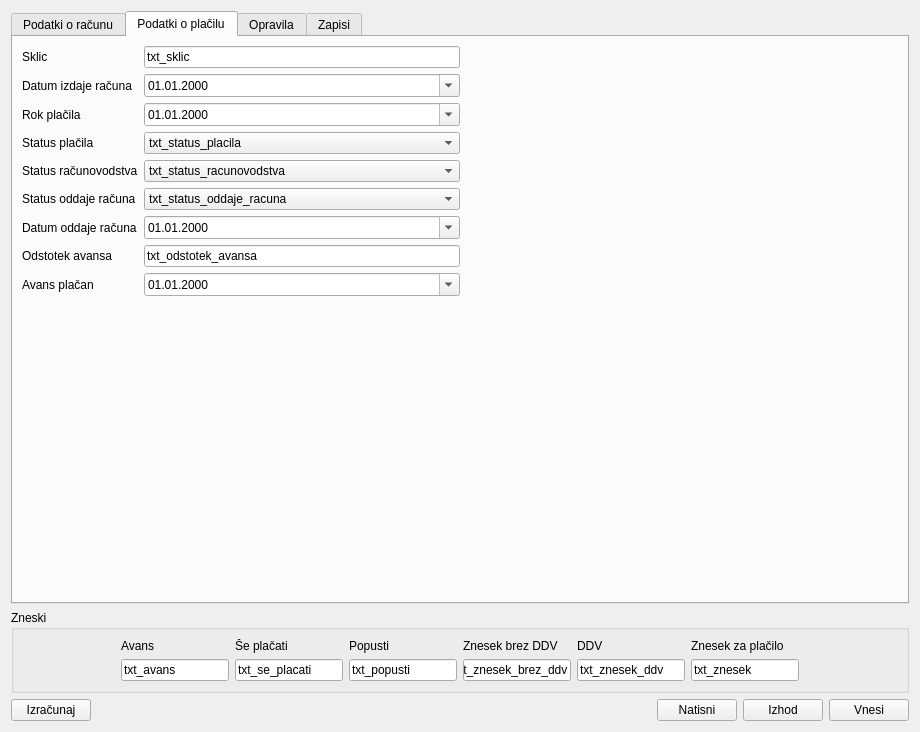
<?xml version="1.0" encoding="UTF-8"?>
<ui version="4.0">
 <class>racun</class>
 <widget class="QDialog" name="racun">
  <property name="windowModality">
   <enum>Qt::ApplicationModal</enum>
  </property>
  <property name="geometry">
   <rect>
    <x>0</x>
    <y>0</y>
    <width>920</width>
    <height>732</height>
   </rect>
  </property>
  <property name="windowTitle">
   <string>BenRačun: Urejanje izdanega računa</string>
  </property>
  <layout class="QVBoxLayout" name="verticalLayout_7">
   <item>
    <widget class="QTabWidget" name="tab_racuni">
     <property name="currentIndex">
      <number>1</number>
     </property>
     <widget class="QWidget" name="tab_podatki">
      <attribute name="title">
       <string>Podatki o računu</string>
      </attribute>
      <layout class="QHBoxLayout" name="horizontalLayout_3">
       <item>
        <layout class="QFormLayout" name="formLayout_2">
         <property name="fieldGrowthPolicy">
          <enum>QFormLayout::AllNonFixedFieldsGrow</enum>
         </property>
         <item row="0" column="0">
          <widget class="QLabel" name="label">
           <property name="text">
            <string>ID</string>
           </property>
          </widget>
         </item>
         <item row="0" column="1">
          <widget class="QLineEdit" name="txt_id">
           <property name="enabled">
            <bool>false</bool>
           </property>
           <property name="text">
            <string>txt_id</string>
           </property>
          </widget>
         </item>
         <item row="1" column="0">
          <widget class="QLabel" name="label_9">
           <property name="text">
            <string>Tip računa</string>
           </property>
          </widget>
         </item>
         <item row="1" column="1">
          <layout class="QHBoxLayout" name="horizontalLayout_8">
           <item>
            <spacer name="horizontalSpacer_8">
             <property name="orientation">
              <enum>Qt::Horizontal</enum>
             </property>
             <property name="sizeHint" stdset="0">
              <size>
               <width>40</width>
               <height>20</height>
              </size>
             </property>
            </spacer>
           </item>
           <item>
            <widget class="QRadioButton" name="rb_predracun">
             <property name="text">
              <string>Predračun</string>
             </property>
            </widget>
           </item>
           <item>
            <spacer name="horizontalSpacer_11">
             <property name="orientation">
              <enum>Qt::Horizontal</enum>
             </property>
             <property name="sizeHint" stdset="0">
              <size>
               <width>40</width>
               <height>20</height>
              </size>
             </property>
            </spacer>
           </item>
           <item>
            <widget class="QRadioButton" name="rb_predplacilo">
             <property name="text">
              <string>Predplačilo</string>
             </property>
            </widget>
           </item>
           <item>
            <spacer name="horizontalSpacer_9">
             <property name="orientation">
              <enum>Qt::Horizontal</enum>
             </property>
             <property name="sizeHint" stdset="0">
              <size>
               <width>40</width>
               <height>20</height>
              </size>
             </property>
            </spacer>
           </item>
           <item>
            <widget class="QRadioButton" name="rb_racun">
             <property name="text">
              <string>Račun</string>
             </property>
            </widget>
           </item>
           <item>
            <spacer name="horizontalSpacer_5">
             <property name="orientation">
              <enum>Qt::Horizontal</enum>
             </property>
             <property name="sizeHint" stdset="0">
              <size>
               <width>40</width>
               <height>20</height>
              </size>
             </property>
            </spacer>
           </item>
          </layout>
         </item>
         <item row="2" column="0">
          <widget class="QLabel" name="label_2">
           <property name="text">
            <string>Št. računa</string>
           </property>
          </widget>
         </item>
         <item row="2" column="1">
          <widget class="QLineEdit" name="txt_stevilka_racuna">
           <property name="text">
            <string>txt_stevilka_racuna</string>
           </property>
          </widget>
         </item>
         <item row="4" column="0">
          <widget class="QLabel" name="label_10">
           <property name="text">
            <string>Status predračuna</string>
           </property>
          </widget>
         </item>
         <item row="4" column="1">
          <widget class="QComboBox" name="txt_status_predracuna">
           <item>
            <property name="text">
             <string>txt_status_predracuna</string>
            </property>
           </item>
          </widget>
         </item>
         <item row="5" column="0">
          <widget class="QLabel" name="label_3">
           <property name="text">
            <string>Stranka</string>
           </property>
          </widget>
         </item>
         <item row="5" column="1">
          <layout class="QHBoxLayout" name="horizontalLayout_4">
           <item>
            <widget class="QLineEdit" name="txt_stranka_id">
             <property name="maximumSize">
              <size>
               <width>100</width>
               <height>16777215</height>
              </size>
             </property>
             <property name="text">
              <string>txt_stranka_id</string>
             </property>
            </widget>
           </item>
           <item>
            <widget class="QComboBox" name="txt_stranka">
             <property name="minimumSize">
              <size>
               <width>250</width>
               <height>0</height>
              </size>
             </property>
             <item>
              <property name="text">
               <string>txt_stranka</string>
              </property>
             </item>
            </widget>
           </item>
          </layout>
         </item>
         <item row="6" column="0">
          <widget class="QLabel" name="label_8">
           <property name="text">
            <string>Projekt</string>
           </property>
          </widget>
         </item>
         <item row="6" column="1">
          <layout class="QHBoxLayout" name="horizontalLayout_7">
           <item>
            <widget class="QLineEdit" name="txt_projekt_id">
             <property name="maximumSize">
              <size>
               <width>100</width>
               <height>16777215</height>
              </size>
             </property>
             <property name="text">
              <string>txt_projekt_id</string>
             </property>
            </widget>
           </item>
           <item>
            <widget class="QComboBox" name="txt_projekt">
             <property name="minimumSize">
              <size>
               <width>250</width>
               <height>0</height>
              </size>
             </property>
             <item>
              <property name="text">
               <string>txt_projekt</string>
              </property>
             </item>
            </widget>
           </item>
          </layout>
         </item>
         <item row="7" column="0">
          <widget class="QLabel" name="label_4">
           <property name="text">
            <string>Datum pričetka</string>
           </property>
          </widget>
         </item>
         <item row="7" column="1">
          <widget class="QDateEdit" name="txt_pricetek">
           <property name="displayFormat">
            <string>dd.MM.yyyy</string>
           </property>
           <property name="calendarPopup">
            <bool>true</bool>
           </property>
          </widget>
         </item>
         <item row="8" column="0">
          <widget class="QLabel" name="label_5">
           <property name="text">
            <string>Datum zaključka</string>
           </property>
          </widget>
         </item>
         <item row="8" column="1">
          <widget class="QDateEdit" name="txt_konec">
           <property name="displayFormat">
            <string>dd.MM.yyyy</string>
           </property>
           <property name="calendarPopup">
            <bool>true</bool>
           </property>
          </widget>
         </item>
         <item row="9" column="1">
          <spacer name="verticalSpacer_2">
           <property name="orientation">
            <enum>Qt::Vertical</enum>
           </property>
           <property name="sizeHint" stdset="0">
            <size>
             <width>20</width>
             <height>40</height>
            </size>
           </property>
          </spacer>
         </item>
         <item row="3" column="0">
          <widget class="QLabel" name="label_21">
           <property name="text">
            <string>Stara številka računa</string>
           </property>
          </widget>
         </item>
         <item row="3" column="1">
          <layout class="QHBoxLayout" name="horizontalLayout_9">
           <item>
            <widget class="QCheckBox" name="cb_stara_stevilka_racuna">
             <property name="text">
              <string/>
             </property>
            </widget>
           </item>
           <item>
            <widget class="QLineEdit" name="txt_stara_stevilka_racuna">
             <property name="text">
              <string>txt_stara_stevilka_racuna</string>
             </property>
            </widget>
           </item>
          </layout>
         </item>
        </layout>
       </item>
       <item>
        <spacer name="horizontalSpacer_2">
         <property name="orientation">
          <enum>Qt::Horizontal</enum>
         </property>
         <property name="sizeHint" stdset="0">
          <size>
           <width>131</width>
           <height>20</height>
          </size>
         </property>
        </spacer>
       </item>
      </layout>
     </widget>
     <widget class="QWidget" name="tab_placilo">
      <attribute name="title">
       <string>Podatki o plačilu</string>
      </attribute>
      <layout class="QHBoxLayout" name="horizontalLayout_5">
       <item>
        <layout class="QFormLayout" name="formLayout_3">
         <property name="fieldGrowthPolicy">
          <enum>QFormLayout::AllNonFixedFieldsGrow</enum>
         </property>
         <item row="0" column="0">
          <widget class="QLabel" name="label_22">
           <property name="text">
            <string>Sklic</string>
           </property>
          </widget>
         </item>
         <item row="0" column="1">
          <widget class="QLineEdit" name="txt_sklic">
           <property name="text">
            <string>txt_sklic</string>
           </property>
          </widget>
         </item>
         <item row="1" column="0">
          <widget class="QLabel" name="label_11">
           <property name="text">
            <string>Datum izdaje računa</string>
           </property>
          </widget>
         </item>
         <item row="1" column="1">
          <widget class="QDateEdit" name="txt_datum_izdaje_racuna">
           <property name="displayFormat">
            <string>dd.MM.yyyy</string>
           </property>
           <property name="calendarPopup">
            <bool>true</bool>
           </property>
          </widget>
         </item>
         <item row="2" column="0">
          <widget class="QLabel" name="label_12">
           <property name="text">
            <string>Rok plačila</string>
           </property>
          </widget>
         </item>
         <item row="2" column="1">
          <widget class="QDateEdit" name="txt_rok_placila">
           <property name="displayFormat">
            <string>dd.MM.yyyy</string>
           </property>
           <property name="calendarPopup">
            <bool>true</bool>
           </property>
          </widget>
         </item>
         <item row="3" column="0">
          <widget class="QLabel" name="label_6">
           <property name="text">
            <string>Status plačila</string>
           </property>
          </widget>
         </item>
         <item row="3" column="1">
          <widget class="QComboBox" name="txt_status_placila">
           <property name="minimumSize">
            <size>
             <width>250</width>
             <height>0</height>
            </size>
           </property>
           <item>
            <property name="text">
             <string>txt_status_placila</string>
            </property>
           </item>
          </widget>
         </item>
         <item row="4" column="0">
          <widget class="QLabel" name="label_7">
           <property name="text">
            <string>Status računovodstva</string>
           </property>
          </widget>
         </item>
         <item row="4" column="1">
          <widget class="QComboBox" name="txt_status_racunovodstva">
           <property name="minimumSize">
            <size>
             <width>250</width>
             <height>0</height>
            </size>
           </property>
           <item>
            <property name="text">
             <string>txt_status_racunovodstva</string>
            </property>
           </item>
          </widget>
         </item>
         <item row="6" column="0">
          <widget class="QLabel" name="label_13">
           <property name="text">
            <string>Status oddaje računa</string>
           </property>
          </widget>
         </item>
         <item row="6" column="1">
          <widget class="QComboBox" name="txt_status_oddaje_racuna">
           <item>
            <property name="text">
             <string>txt_status_oddaje_racuna</string>
            </property>
           </item>
          </widget>
         </item>
         <item row="8" column="0">
          <widget class="QLabel" name="label_20">
           <property name="text">
            <string>Odstotek avansa</string>
           </property>
          </widget>
         </item>
         <item row="8" column="1">
          <widget class="QLineEdit" name="txt_odstotek_avansa">
           <property name="text">
            <string>txt_odstotek_avansa</string>
           </property>
          </widget>
         </item>
         <item row="9" column="0">
          <widget class="QLabel" name="label_23">
           <property name="text">
            <string>Avans plačan</string>
           </property>
          </widget>
         </item>
         <item row="9" column="1">
          <widget class="QDateEdit" name="txt_datum_placila_avansa">
           <property name="displayFormat">
            <string>dd.MM.yyyy</string>
           </property>
           <property name="calendarPopup">
            <bool>true</bool>
           </property>
          </widget>
         </item>
         <item row="10" column="0">
          <spacer name="verticalSpacer_3">
           <property name="orientation">
            <enum>Qt::Vertical</enum>
           </property>
           <property name="sizeHint" stdset="0">
            <size>
             <width>20</width>
             <height>40</height>
            </size>
           </property>
          </spacer>
         </item>
         <item row="7" column="0">
          <widget class="QLabel" name="label_19">
           <property name="text">
            <string>Datum oddaje računa</string>
           </property>
          </widget>
         </item>
         <item row="7" column="1">
          <widget class="QDateEdit" name="txt_datum_oddaje_racuna">
           <property name="displayFormat">
            <string>dd.MM.yyyy</string>
           </property>
           <property name="calendarPopup">
            <bool>true</bool>
           </property>
          </widget>
         </item>
        </layout>
       </item>
       <item>
        <spacer name="horizontalSpacer_10">
         <property name="orientation">
          <enum>Qt::Horizontal</enum>
         </property>
         <property name="sizeHint" stdset="0">
          <size>
           <width>294</width>
           <height>20</height>
          </size>
         </property>
        </spacer>
       </item>
      </layout>
     </widget>
     <widget class="QWidget" name="tab_opravila">
      <attribute name="title">
       <string>Opravila</string>
      </attribute>
      <layout class="QVBoxLayout" name="verticalLayout">
       <item>
        <widget class="QGroupBox" name="groupBox_3">
         <property name="minimumSize">
          <size>
           <width>600</width>
           <height>0</height>
          </size>
         </property>
         <property name="title">
          <string>Opravila</string>
         </property>
         <layout class="QGridLayout" name="gridLayout_5">
          <item row="0" column="0">
           <layout class="QHBoxLayout" name="horizontalLayout_2">
            <item>
             <spacer name="horizontalSpacer_6">
              <property name="orientation">
               <enum>Qt::Horizontal</enum>
              </property>
              <property name="sizeHint" stdset="0">
               <size>
                <width>40</width>
                <height>20</height>
               </size>
              </property>
             </spacer>
            </item>
            <item>
             <widget class="QPushButton" name="btn_opravilo">
              <property name="text">
               <string>Novo opravilo</string>
              </property>
             </widget>
            </item>
            <item>
             <widget class="QPushButton" name="btn_brisi_opravilo">
              <property name="text">
               <string>Izbriši opravilo</string>
              </property>
             </widget>
            </item>
            <item>
             <spacer name="horizontalSpacer_7">
              <property name="orientation">
               <enum>Qt::Horizontal</enum>
              </property>
              <property name="sizeHint" stdset="0">
               <size>
                <width>40</width>
                <height>20</height>
               </size>
              </property>
             </spacer>
            </item>
           </layout>
          </item>
          <item row="1" column="0">
           <widget class="QTableWidget" name="tbl_opravila">
            <property name="editTriggers">
             <set>QAbstractItemView::NoEditTriggers</set>
            </property>
            <property name="selectionMode">
             <enum>QAbstractItemView::SingleSelection</enum>
            </property>
            <property name="selectionBehavior">
             <enum>QAbstractItemView::SelectRows</enum>
            </property>
            <column>
             <property name="text">
              <string>tbl_opravila</string>
             </property>
            </column>
           </widget>
          </item>
         </layout>
        </widget>
       </item>
      </layout>
     </widget>
     <widget class="QWidget" name="tab_zapisi">
      <attribute name="title">
       <string>Zapisi</string>
      </attribute>
      <layout class="QHBoxLayout" name="horizontalLayout_17">
       <item>
        <widget class="QTableWidget" name="tbl_zapisi_2">
         <property name="minimumSize">
          <size>
           <width>350</width>
           <height>0</height>
          </size>
         </property>
         <property name="editTriggers">
          <set>QAbstractItemView::NoEditTriggers</set>
         </property>
         <property name="selectionMode">
          <enum>QAbstractItemView::SingleSelection</enum>
         </property>
         <property name="selectionBehavior">
          <enum>QAbstractItemView::SelectRows</enum>
         </property>
         <column>
          <property name="text">
           <string>tbl_zapisi</string>
          </property>
         </column>
        </widget>
       </item>
       <item>
        <layout class="QVBoxLayout" name="verticalLayout_6">
         <item>
          <widget class="QLineEdit" name="txt_id_zapisa_2">
           <property name="text">
            <string>txt_id_zapisa</string>
           </property>
          </widget>
         </item>
         <item>
          <widget class="QLabel" name="label_68">
           <property name="text">
            <string>Datum in ura zapisa</string>
           </property>
          </widget>
         </item>
         <item>
          <widget class="QDateTimeEdit" name="txt_datum_zapisa_2">
           <property name="displayFormat">
            <string>dd.MM.yyyy HH:mm</string>
           </property>
          </widget>
         </item>
         <item>
          <widget class="QLabel" name="label_69">
           <property name="text">
            <string>Naslov</string>
           </property>
          </widget>
         </item>
         <item>
          <widget class="QLineEdit" name="txt_naslov_zapisa_2">
           <property name="minimumSize">
            <size>
             <width>359</width>
             <height>0</height>
            </size>
           </property>
           <property name="text">
            <string>txt_naslov_zapisa</string>
           </property>
          </widget>
         </item>
         <item>
          <widget class="QLabel" name="label_70">
           <property name="text">
            <string>Opis</string>
           </property>
          </widget>
         </item>
         <item>
          <widget class="QPlainTextEdit" name="txt_opis_zapisa_2">
           <property name="plainText">
            <string>txt_opis_zapisa</string>
           </property>
          </widget>
         </item>
         <item>
          <layout class="QHBoxLayout" name="horizontalLayout_16">
           <item>
            <spacer name="horizontalSpacer_51">
             <property name="orientation">
              <enum>Qt::Horizontal</enum>
             </property>
             <property name="sizeHint" stdset="0">
              <size>
               <width>40</width>
               <height>20</height>
              </size>
             </property>
            </spacer>
           </item>
           <item>
            <widget class="QPushButton" name="btn_vnesi_zapis_2">
             <property name="text">
              <string>Vnesi zapis</string>
             </property>
            </widget>
           </item>
           <item>
            <widget class="QPushButton" name="btn_pocisti_2">
             <property name="text">
              <string>Počisti</string>
             </property>
            </widget>
           </item>
           <item>
            <spacer name="horizontalSpacer_52">
             <property name="orientation">
              <enum>Qt::Horizontal</enum>
             </property>
             <property name="sizeHint" stdset="0">
              <size>
               <width>40</width>
               <height>20</height>
              </size>
             </property>
            </spacer>
           </item>
          </layout>
         </item>
        </layout>
       </item>
      </layout>
     </widget>
    </widget>
   </item>
   <item>
    <layout class="QHBoxLayout" name="horizontalLayout_6">
     <item>
      <widget class="QGroupBox" name="groupBox_5">
       <property name="title">
        <string>Zneski</string>
       </property>
       <layout class="QGridLayout" name="gridLayout_6">
        <item row="1" column="2">
         <spacer name="horizontalSpacer_4">
          <property name="orientation">
           <enum>Qt::Horizontal</enum>
          </property>
          <property name="sizeHint" stdset="0">
           <size>
            <width>40</width>
            <height>20</height>
           </size>
          </property>
         </spacer>
        </item>
        <item row="1" column="1">
         <layout class="QGridLayout" name="gridLayout_2">
          <item row="0" column="0">
           <widget class="QLabel" name="label_14">
            <property name="text">
             <string>Avans</string>
            </property>
           </widget>
          </item>
          <item row="0" column="1">
           <widget class="QLabel" name="label_15">
            <property name="text">
             <string>Še plačati</string>
            </property>
           </widget>
          </item>
          <item row="0" column="2">
           <widget class="QLabel" name="label_27">
            <property name="text">
             <string>Popusti</string>
            </property>
           </widget>
          </item>
          <item row="0" column="3">
           <widget class="QLabel" name="label_16">
            <property name="text">
             <string>Znesek brez DDV</string>
            </property>
           </widget>
          </item>
          <item row="0" column="4">
           <widget class="QLabel" name="label_17">
            <property name="text">
             <string>DDV</string>
            </property>
           </widget>
          </item>
          <item row="0" column="5">
           <widget class="QLabel" name="label_18">
            <property name="text">
             <string>Znesek za plačilo</string>
            </property>
           </widget>
          </item>
          <item row="1" column="0">
           <widget class="QLineEdit" name="txt_avans">
            <property name="enabled">
             <bool>true</bool>
            </property>
            <property name="maximumSize">
             <size>
              <width>200</width>
              <height>16777215</height>
             </size>
            </property>
            <property name="text">
             <string>txt_avans</string>
            </property>
           </widget>
          </item>
          <item row="1" column="1">
           <widget class="QLineEdit" name="txt_se_placati">
            <property name="maximumSize">
             <size>
              <width>200</width>
              <height>16777215</height>
             </size>
            </property>
            <property name="text">
             <string>txt_se_placati</string>
            </property>
           </widget>
          </item>
          <item row="1" column="2">
           <widget class="QLineEdit" name="txt_popusti">
            <property name="maximumSize">
             <size>
              <width>200</width>
              <height>16777215</height>
             </size>
            </property>
            <property name="text">
             <string>txt_popusti</string>
            </property>
           </widget>
          </item>
          <item row="1" column="3">
           <widget class="QLineEdit" name="txt_znesek_brez_ddv">
            <property name="maximumSize">
             <size>
              <width>200</width>
              <height>16777215</height>
             </size>
            </property>
            <property name="text">
             <string>txt_znesek_brez_ddv</string>
            </property>
           </widget>
          </item>
          <item row="1" column="4">
           <widget class="QLineEdit" name="txt_znesek_ddv">
            <property name="maximumSize">
             <size>
              <width>200</width>
              <height>16777215</height>
             </size>
            </property>
            <property name="text">
             <string>txt_znesek_ddv</string>
            </property>
           </widget>
          </item>
          <item row="1" column="5">
           <widget class="QLineEdit" name="txt_znesek">
            <property name="maximumSize">
             <size>
              <width>200</width>
              <height>16777215</height>
             </size>
            </property>
            <property name="text">
             <string>txt_znesek</string>
            </property>
           </widget>
          </item>
         </layout>
        </item>
        <item row="1" column="0">
         <spacer name="horizontalSpacer_3">
          <property name="orientation">
           <enum>Qt::Horizontal</enum>
          </property>
          <property name="sizeHint" stdset="0">
           <size>
            <width>40</width>
            <height>20</height>
           </size>
          </property>
         </spacer>
        </item>
       </layout>
      </widget>
     </item>
    </layout>
   </item>
   <item>
    <layout class="QHBoxLayout" name="horizontalLayout">
     <item>
      <widget class="QPushButton" name="btn_izracunaj">
       <property name="text">
        <string>Izračunaj</string>
       </property>
      </widget>
     </item>
     <item>
      <spacer name="horizontalSpacer">
       <property name="orientation">
        <enum>Qt::Horizontal</enum>
       </property>
       <property name="sizeHint" stdset="0">
        <size>
         <width>40</width>
         <height>20</height>
        </size>
       </property>
      </spacer>
     </item>
     <item>
      <widget class="QPushButton" name="btn_izpisi">
       <property name="focusPolicy">
        <enum>Qt::NoFocus</enum>
       </property>
       <property name="text">
        <string>Natisni</string>
       </property>
      </widget>
     </item>
     <item>
      <widget class="QPushButton" name="btn_izhod">
       <property name="focusPolicy">
        <enum>Qt::NoFocus</enum>
       </property>
       <property name="text">
        <string>Izhod</string>
       </property>
      </widget>
     </item>
     <item>
      <widget class="QPushButton" name="btn_sprejmi">
       <property name="text">
        <string>Vnesi</string>
       </property>
      </widget>
     </item>
    </layout>
   </item>
  </layout>
 </widget>
 <tabstops>
  <tabstop>rb_predracun</tabstop>
  <tabstop>rb_racun</tabstop>
  <tabstop>txt_stranka_id</tabstop>
  <tabstop>txt_stranka</tabstop>
  <tabstop>txt_projekt_id</tabstop>
  <tabstop>txt_projekt</tabstop>
  <tabstop>btn_opravilo</tabstop>
  <tabstop>btn_brisi_opravilo</tabstop>
  <tabstop>tbl_opravila</tabstop>
  <tabstop>txt_avans</tabstop>
  <tabstop>txt_se_placati</tabstop>
  <tabstop>txt_popusti</tabstop>
  <tabstop>txt_znesek_brez_ddv</tabstop>
  <tabstop>txt_znesek_ddv</tabstop>
  <tabstop>txt_znesek</tabstop>
  <tabstop>btn_izracunaj</tabstop>
  <tabstop>btn_sprejmi</tabstop>
 </tabstops>
 <resources/>
 <connections/>
</ui>
